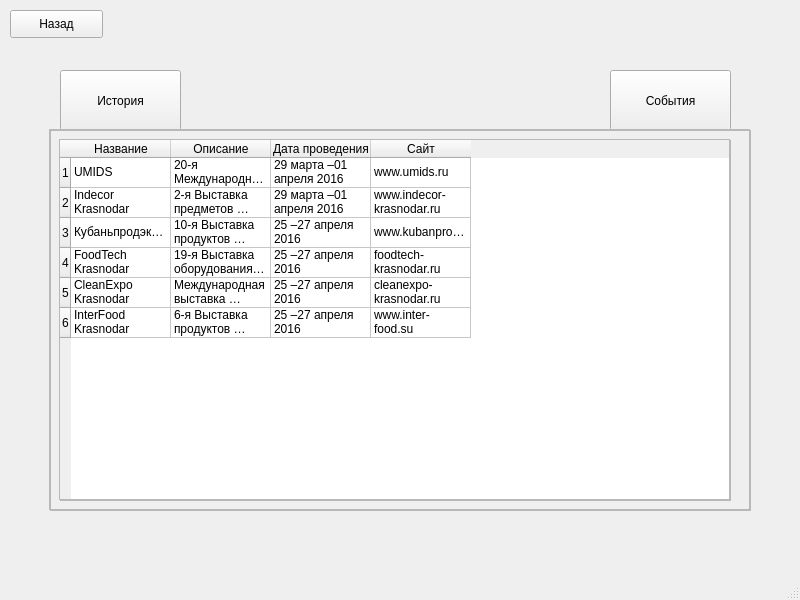
<?xml version="1.0" encoding="UTF-8"?>
<ui version="4.0">
 <class>AboutRegion</class>
 <widget class="QMainWindow" name="AboutRegion">
  <property name="geometry">
   <rect>
    <x>0</x>
    <y>0</y>
    <width>800</width>
    <height>600</height>
   </rect>
  </property>
  <property name="windowTitle">
   <string>MainWindow</string>
  </property>
  <widget class="QWidget" name="centralwidget">
   <widget class="QPushButton" name="HistoryButton">
    <property name="geometry">
     <rect>
      <x>60</x>
      <y>70</y>
      <width>121</width>
      <height>61</height>
     </rect>
    </property>
    <property name="text">
     <string>История</string>
    </property>
   </widget>
   <widget class="QPushButton" name="EventshButton">
    <property name="geometry">
     <rect>
      <x>610</x>
      <y>70</y>
      <width>121</width>
      <height>61</height>
     </rect>
    </property>
    <property name="text">
     <string>События</string>
    </property>
   </widget>
   <widget class="QFrame" name="HistoryFrame">
    <property name="geometry">
     <rect>
      <x>50</x>
      <y>130</y>
      <width>701</width>
      <height>381</height>
     </rect>
    </property>
    <property name="frameShape">
     <enum>QFrame::StyledPanel</enum>
    </property>
    <property name="frameShadow">
     <enum>QFrame::Raised</enum>
    </property>
    <widget class="QTextEdit" name="HistoryTextEdit">
     <property name="geometry">
      <rect>
       <x>10</x>
       <y>10</y>
       <width>671</width>
       <height>361</height>
      </rect>
     </property>
     <property name="html">
      <string>&lt;!DOCTYPE HTML PUBLIC &quot;-//W3C//DTD HTML 4.0//EN&quot; &quot;http://www.w3.org/TR/REC-html40/strict.dtd&quot;&gt;
&lt;html&gt;&lt;head&gt;&lt;meta name=&quot;qrichtext&quot; content=&quot;1&quot; /&gt;&lt;style type=&quot;text/css&quot;&gt;
p, li { white-space: pre-wrap; }
&lt;/style&gt;&lt;/head&gt;&lt;body style=&quot; font-family:'MS Shell Dlg 2'; font-size:7.8pt; font-weight:400; font-style:normal;&quot;&gt;
&lt;p style=&quot; margin-top:12px; margin-bottom:12px; margin-left:0px; margin-right:0px; -qt-block-indent:0; text-indent:0px;&quot;&gt;&lt;span style=&quot; font-size:8pt;&quot;&gt;Кубань начинается с поля - раздольного и неоглядного. От донских степей до хребтов Кавказа, словно чаша, слегка наклоненная навстречу влажным ветрам Черноморья, раскинулись просторы хлебного края. &lt;/span&gt;&lt;/p&gt;
&lt;p style=&quot; margin-top:12px; margin-bottom:12px; margin-left:0px; margin-right:0px; -qt-block-indent:0; text-indent:0px;&quot;&gt;&lt;span style=&quot; font-size:8pt;&quot;&gt;Испокон веков влекли и манили к себе широкие нивы по берегам быстрой и своенравной реки, давшей имя этому краю. Кубанская земля слышала рокот копыт сарматской и половецкой конниц, звон золотых монет в кожаных поясах греческих колонистов и генуэзских купцов, могучую поступь русских дружин Тмутаракани, дикие пиры татарских орд и османских турок. &lt;/span&gt;&lt;/p&gt;
&lt;p style=&quot; margin-top:12px; margin-bottom:12px; margin-left:0px; margin-right:0px; -qt-block-indent:0; text-indent:0px;&quot;&gt;&lt;span style=&quot; font-size:8pt;&quot;&gt;Терзаемые то одними, то другими колонизаторами, долгие годы вели кровопролитную и неравную борьбу аборигены Кубани - адыгейские племена. Иноземные завоеватели, особенно татары и турки, грабили землю, разоряли адыгейские аулы, захватывали и продавали в рабство непокорных горцев, во все гаремы Востока увозили черкесских женщин. Измученные грабежами и насилием, адыги, или, как тогда их называли, черкесы, искали защиты и помощи у своего могущественного северного брата - русского народа. &lt;/span&gt;&lt;/p&gt;
&lt;p style=&quot; margin-top:12px; margin-bottom:12px; margin-left:0px; margin-right:0px; -qt-block-indent:0; text-indent:0px;&quot;&gt;&lt;span style=&quot; font-size:8pt;&quot;&gt;В 1552 году в Москву к царю Ивану IV прибыли черкесские послы с просьбой о присоединении Адыгеи к России. Приняв адыгов в свое подданство, Россия помогла изгнать турок из Приазовья. &lt;/span&gt;&lt;/p&gt;
&lt;p style=&quot; margin-top:12px; margin-bottom:12px; margin-left:0px; margin-right:0px; -qt-block-indent:0; text-indent:0px;&quot;&gt;&lt;span style=&quot; font-size:8pt;&quot;&gt;Черкесский князь Темрюк выдал свою дочь замуж за Ивана Грозного, основал на месте татаро-турецкой крепости Тумнев свой &amp;quot;стольный&amp;quot; город Темрюк. Но не успела осесть пыль за русскими полками, ушедшими с Кубани, как вновь налетели татары и турки и, отодвинув владения черкесов далеко на восток, разрушили Темрюк, на его месте воздвигли свою крепость Адис, из которой их орды совершали опустошительные набеги на владения государства Российского. В 1720 году русские войска вступили на Кубань, чтобы примерно покарать &amp;quot;басурман&amp;quot; и отбить у них охоту разбойничать в российских землях. Но отдельные, даже успешные операции не могли решить спора. Завязалась длительная война с Турцией. &lt;/span&gt;&lt;/p&gt;
&lt;p style=&quot; margin-top:12px; margin-bottom:12px; margin-left:0px; margin-right:0px; -qt-block-indent:0; text-indent:0px;&quot;&gt;&lt;span style=&quot; font-size:8pt;&quot;&gt;Планомерное заселение Кубани российскими подданными началось после двух русско-турецких войн XVIII века. В 1778 году командующий Кавказским корпусом А.В.Суворов, прибыв на Кубань, начал укреплять южные границы государства. &lt;/span&gt;&lt;/p&gt;
&lt;p style=&quot; margin-top:12px; margin-bottom:12px; margin-left:0px; margin-right:0px; -qt-block-indent:0; text-indent:0px;&quot;&gt;&lt;span style=&quot; font-size:8pt;&quot;&gt;Прославившемуся в борьбе с турками Черноморскому войску (бывшим запорожцам) Екатерина II даровала 30 июня 1792 года земли Таманского полуострова с окрестностями с целью охраны новых южных границ России. Первая партия строевых казаков во главе с С. Белым прибыла сюда морем и 25 августа 1792 года высадилась в Тамани. Десятилетия спустя - уже после отмены крепостного права - двинулись на Кубань тысячи крестьян из центральных губерний России... &lt;/span&gt;&lt;/p&gt;&lt;/body&gt;&lt;/html&gt;</string>
     </property>
    </widget>
   </widget>
   <widget class="QFrame" name="EventsFrame">
    <property name="geometry">
     <rect>
      <x>49</x>
      <y>129</y>
      <width>701</width>
      <height>381</height>
     </rect>
    </property>
    <property name="frameShape">
     <enum>QFrame::StyledPanel</enum>
    </property>
    <property name="frameShadow">
     <enum>QFrame::Raised</enum>
    </property>
    <widget class="QTableWidget" name="EventsTable">
     <property name="geometry">
      <rect>
       <x>10</x>
       <y>10</y>
       <width>671</width>
       <height>361</height>
      </rect>
     </property>
     <row>
      <property name="text">
       <string>1</string>
      </property>
     </row>
     <row>
      <property name="text">
       <string>2</string>
      </property>
     </row>
     <row>
      <property name="text">
       <string>3</string>
      </property>
     </row>
     <row>
      <property name="text">
       <string>4</string>
      </property>
     </row>
     <row>
      <property name="text">
       <string>5</string>
      </property>
     </row>
     <row>
      <property name="text">
       <string>6</string>
      </property>
     </row>
     <column>
      <property name="text">
       <string>Название</string>
      </property>
     </column>
     <column>
      <property name="text">
       <string>Описание</string>
      </property>
     </column>
     <column>
      <property name="text">
       <string>Дата проведения</string>
      </property>
     </column>
     <column>
      <property name="text">
       <string>Сайт</string>
      </property>
     </column>
     <item row="0" column="0">
      <property name="text">
       <string>UMIDS</string>
      </property>
     </item>
     <item row="0" column="1">
      <property name="text">
       <string>20-я Международная выставка мебели, материалов, комплектующих и оборудования для деревообрабатывающего и мебельного производства</string>
      </property>
     </item>
     <item row="0" column="2">
      <property name="text">
       <string>29 марта –01 апреля 2016</string>
      </property>
     </item>
     <item row="0" column="3">
      <property name="text">
       <string>www.umids.ru</string>
      </property>
     </item>
     <item row="1" column="0">
      <property name="text">
       <string>Indecor Krasnodar</string>
      </property>
     </item>
     <item row="1" column="1">
      <property name="text">
       <string>2-я Выставка предметов интерьера и декора</string>
      </property>
     </item>
     <item row="1" column="2">
      <property name="text">
       <string>29 марта –01 апреля 2016</string>
      </property>
     </item>
     <item row="1" column="3">
      <property name="text">
       <string>www.indecor-krasnodar.ru</string>
      </property>
     </item>
     <item row="2" column="0">
      <property name="text">
       <string>Кубаньпродэкспо</string>
      </property>
     </item>
     <item row="2" column="1">
      <property name="text">
       <string>10-я Выставка продуктов питания и напитков производителей</string>
      </property>
     </item>
     <item row="2" column="2">
      <property name="text">
       <string>25 –27 апреля 2016</string>
      </property>
     </item>
     <item row="2" column="3">
      <property name="text">
       <string>www.kubanprodexpo.ru</string>
      </property>
     </item>
     <item row="3" column="0">
      <property name="text">
       <string>FoodTech Krasnodar</string>
      </property>
     </item>
     <item row="3" column="1">
      <property name="text">
       <string>19-я Выставка оборудования, материалов и ингредиентов для производства продуктов питания и напитков</string>
      </property>
     </item>
     <item row="3" column="2">
      <property name="text">
       <string>25 –27 апреля 2016</string>
      </property>
     </item>
     <item row="3" column="3">
      <property name="text">
       <string>foodtech-krasnodar.ru</string>
      </property>
     </item>
     <item row="4" column="0">
      <property name="text">
       <string>CleanExpo Krasnodar</string>
      </property>
     </item>
     <item row="4" column="1">
      <property name="text">
       <string>Международная выставка оборудования и материалов для профессиональной уборки, санитарии, гигиены, химической чистки и стирки</string>
      </property>
     </item>
     <item row="4" column="2">
      <property name="text">
       <string>25 –27 апреля 2016</string>
      </property>
     </item>
     <item row="4" column="3">
      <property name="text">
       <string>cleanexpo-krasnodar.ru</string>
      </property>
     </item>
     <item row="5" column="0">
      <property name="text">
       <string>InterFood Krasnodar</string>
      </property>
     </item>
     <item row="5" column="1">
      <property name="text">
       <string>6-я Выставка продуктов питания и напитков</string>
      </property>
     </item>
     <item row="5" column="2">
      <property name="text">
       <string>25 –27 апреля 2016</string>
      </property>
     </item>
     <item row="5" column="3">
      <property name="text">
       <string>www.inter-food.su</string>
      </property>
     </item>
    </widget>
   </widget>
   <widget class="QPushButton" name="BackButton">
    <property name="geometry">
     <rect>
      <x>10</x>
      <y>10</y>
      <width>93</width>
      <height>28</height>
     </rect>
    </property>
    <property name="text">
     <string>Назад</string>
    </property>
   </widget>
  </widget>
  <widget class="QMenuBar" name="menubar">
   <property name="geometry">
    <rect>
     <x>0</x>
     <y>0</y>
     <width>800</width>
     <height>26</height>
    </rect>
   </property>
  </widget>
  <widget class="QStatusBar" name="statusbar"/>
 </widget>
 <resources/>
 <connections/>
</ui>
